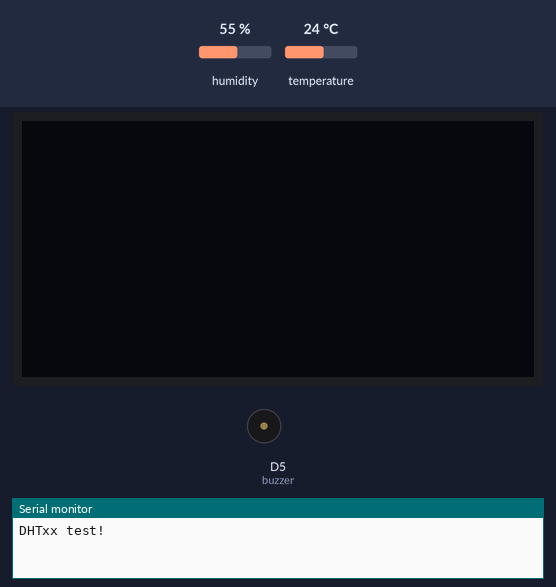
Bench run of a sketch on a simulated Arduino Zero (SAMD21). Parts: 128×64 one-colour display, buzzer (waves = sounding, pin HIGH), the last lines printed to the serial monitor. The inputs (shaded band) are chosen by the test bench; at power-on: humidity 55 %, temperature 24 °C.

Above: at 2.9 s.
3.0 s: humidity set to 69 %
5.8 s: humidity set to 72 %
At 7.0 s:
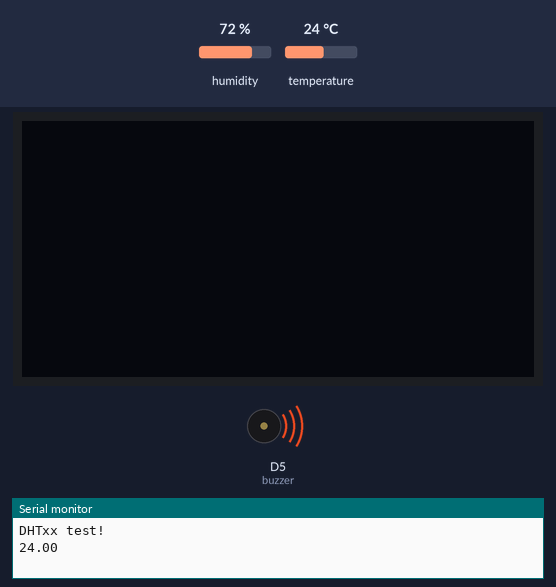
11.9 s: humidity set to 22 %
At 12.8 s:
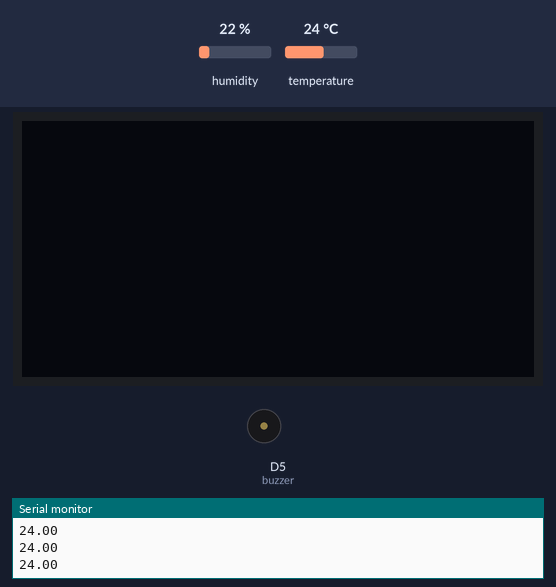
14.7 s: humidity set to 88 %
At 15.6 s:
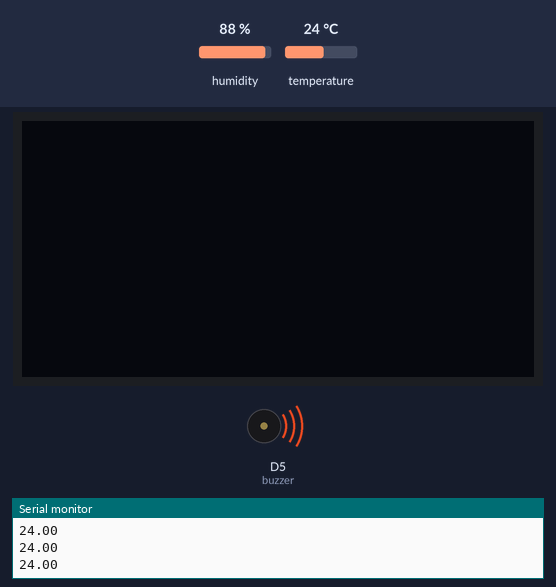
Timing chart, 0 to 21.8 s (numbered marks = the images above; inputs shaded):
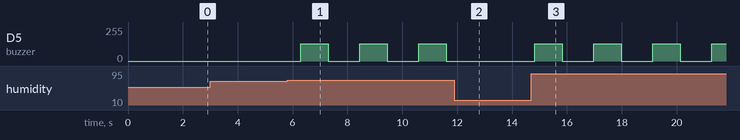

The sketch:

Sparta.ino
```cpp
//Temperature and Humidity Sensor
#include <DHT.h>
#include <Arduino.h>
#include <U8x8lib.h>

#include "Wire.h"

#define DHT_PIN 3
#define DHT_TYPE DHT11
int buzzer =5;
DHT dht(DHT_PIN, DHT_TYPE);
#if defined(ARDUINO_ARCH_AVR)
    #define debug  Serial

#elif defined(ARDUINO_ARCH_SAMD) ||  defined(ARDUINO_ARCH_SAM)
    #define debug  SerialUSB
#else
    #define debug  Serial
#endif

U8X8_SSD1306_128X64_NONAME_HW_I2C u8x8(/* reset=*/ U8X8_PIN_NONE);

void setup(void) {
    debug.begin(115200);
    debug.println("DHTxx test!");
    Wire.begin();

    /*if using WIO link,must pull up the power pin.*/
    // pinMode(PIN_GROVE_POWER, OUTPUT);
    // digitalWrite(PIN_GROVE_POWER, 1);

    dht.begin();
  dht.begin();
  u8x8.begin();
  u8x8.setPowerSave(0);
  u8x8.setFlipMode(1);
}

void loop(void) {

  float temp, humi;
  temp = dht.readTemperature();
  humi = dht.readHumidity();

    if (temp > 100 || humi > 70 ) {
    Serial.println(temp);
    analogWrite(buzzer, 128);
    delay(1000);
    analogWrite(buzzer, 0);
    delay(1000);

  }

  u8x8.setFont(u8x8_font_chroma48medium8_r);
  u8x8.setCursor(0, 33);
  u8x8.print("Temp:");
  u8x8.print(temp);
  u8x8.print("C");
  u8x8.setCursor(0,50);
  u8x8.print("Humidity:");
  u8x8.print(humi);
  u8x8.print("%");
  u8x8.refreshDisplay();
  delay(100);

}
```

Measured:
- the behaviour switches between 70 and 71 % on humidity (found by bisection; images 0 and 1)
- after the input at 3.0 s, every drawn part: stays the same
- after the input at 5.8 s, D5 (buzzer): alternates 128/255 for 1.0 s and 0/255 for 1.2 s, starting after 0.50 s
- after the input at 11.9 s, D5 (buzzer): stays 0/255 (without the input it goes to 128/255 after 0.85 s)
- after the input at 14.7 s, D5 (buzzer): alternates 128/255 for 1.0 s and 0/255 for 1.2 s, starting after 0.13 s
